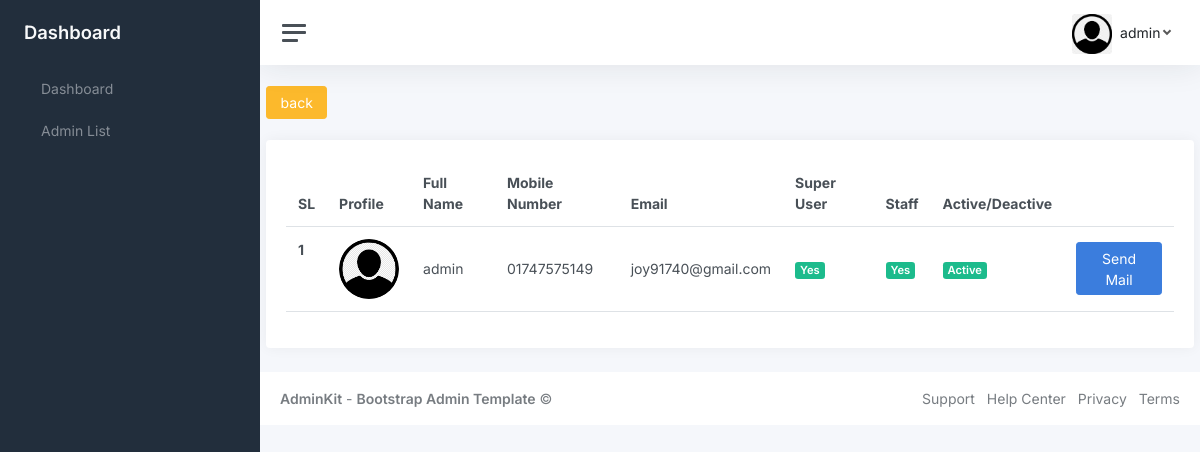
/dashboard/admin-list/ (signed in), run on the app's committed database.
### accounts/models.py (models this page shows, shortened)
class User(AbstractUser):
    full_name = models.CharField(max_length=150, null=True)
    email = models.EmailField(unique=True, null=True)
    mobile_number = models.CharField(max_length=11, null=True, unique=True)
    profile_picture = models.ImageField(upload_to='profile/', null=True, blank=True, default='user-default/avatar.png')
    USERNAME_FIELD = 'mobile_number'
    REQUIRED_FIELDS = ['username']

class AdminRegister(models.Model):
    user = models.OneToOneField(User, null=True, blank=True, on_delete= models.CASCADE)
    is_publish = models.BooleanField(('publish'), default=False, help_text=(
        'Designates whether this user should be treated as active. '
            'Unselect this instead of deleting accounts.'))

### dashboard/views.py (the view)
# urls.py: path('admin-list/', views.adminList, name="admin-list"),
def adminList(request):
    user = request.user
    admins = AdminRegister.objects.all()
    if user.is_staff or user.is_superuser:
        context = {'admins': admins}
        return render(request, 'dashboard/admin_list.html', context)
    else:
        return render(request, 'dashboard/not_authrized.html')

### dashboard/templates/dashboard/admin_list.html (shortened to what this page needs)
{% extends 'dashboard/base.html' %}
{% block content %}
<div class="container">
  <br>
  <div class="">
    <a class="btn btn-warning" href="{% url 'dashboard' %}">back</a>
  </div>
    <br>
    <div class="row">
        <div class="col">
            <div class="card">
                <div class="card-body">
                    <table class="table">
                        <thead>
                          <tr>
                            <th scope="col">SL</th>
                            <th scope="col">Profile</th>
                            <th scope="col">Full Name</th>
                            <th scope="col">Mobile Number</th>
                            <th scope="col">Email</th>
                            <th scope="col">Super User</th>
                            <th scope="col">Staff</th>
                            <th scope="col">Active/Deactive</th>
                            <th scope="col"></th>
                          </tr>
                        </thead>
                        {% for obj in admins %}
                        <tbody>
                          <tr>
                            <th scope="row">{{ forloop.counter }}</th>
                            <th><img style="width: 60px; border-radius: 50%;" src="{{ obj.user.profile_picture.url }}"></th>
                            <td>{{ obj.user.full_name }}</td>
                            <td>{{ obj.user.mobile_number }}</td>
                            <td>{{ obj.user.email }}</td>
                            {% if obj.user.is_superuser is True %}
                              <td><span class="badge bg-success">Yes</span></td>
                            {% else %}
                              <td><span class="badge bg-danger">No</span></td>
                            {% endif %}
                            {% if obj.user.is_staff is True %}
                              <td><span class="badge bg-success">Yes</span></td>
                            {% else %}
                              <td><span class="badge bg-danger">No</span></td>
                            {% endif %}
                            {% if obj.is_publish is True %}
                              <td><span class="badge bg-success">Active</span></td>
                            {% else %}
                              <td><span class="badge bg-danger">Deactive</span></td>
                            {% endif %}
                            <td><a href="{% url 'send-mail' obj.user.id %}" class="btn btn-primary">Send Mail</a></td>
                          </tr>
                        </tbody>
                        {% endfor %}
                      </table>
                </div>
            </div>
        </div>
    </div>
</div>
{% endblock %}

### templates/dashboard/navbar.html (shortened to what this page needs)
{% load static %}
<div class="wrapper">
    <nav id="sidebar" class="sidebar js-sidebar">
        <div class="sidebar-content js-simplebar">
            <a class="sidebar-brand" href="index.html">
      <span class="align-middle">Dashboard</span>
    </a>
            <ul class="sidebar-nav">
                <li class="sidebar-item">
                    <a class="sidebar-link" href="{% url 'dashboard' %}">
                         <span class="align-middle">Dashboard</span>
                    </a>
                </li>
                <li class="sidebar-item">
                    <a class="sidebar-link" href="{% url 'admin-list' %}">
                         <span class="align-middle">Admin List</span>
                    </a>
                </li>
            </ul>
        </div>
    </nav>
    <div class="main">
        <nav class="navbar navbar-expand navbar-light navbar-bg">
            <a class="sidebar-toggle js-sidebar-toggle">
      <i class="hamburger align-self-center"></i></a>
            <div class="navbar-collapse collapse">
                <ul class="navbar-nav navbar-align">
                    <li class="nav-item dropdown">
                        <a class="nav-link dropdown-toggle d-none d-sm-inline-block" href="#" data-bs-toggle="dropdown">
            <img src="{{ request.user.profile_picture.url }}" class="avatar img-fluid rounded me-1" alt="Charles Hall" /> <span class="text-dark">{{ request.user.full_name }}</span></a>
                    </li>
                </ul>
            </div>
        </nav>

### data on the page
User: user.profile_picture (placeholder picture), user.full_name "admin"
AdminRegister: user.profile_picture (placeholder picture), user.full_name "admin", user.mobile_number "01747575149", user.email "joy91740@gmail.com", shows "Yes", is_publish "Active"
